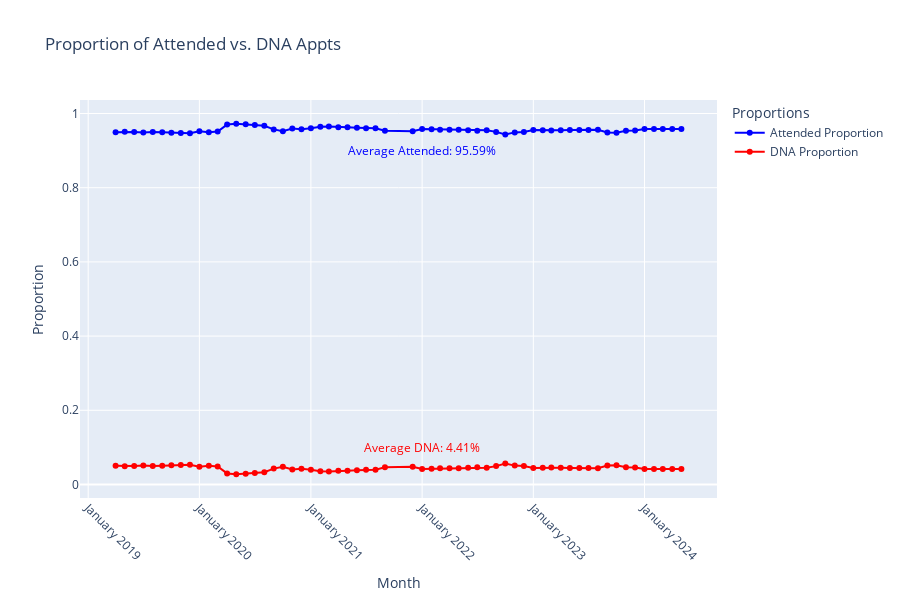

This figure's notebook cell:
### Code cell
# Calculate average attended and DNA proportions
average_attended_proportion = status_pivot_table['Attended_Proportion'].mean()
average_dna_proportion = status_pivot_table['DNA_Proportion'].mean()

# Calculate average attended and DNA proportions
average_attended_proportion = status_pivot_table['Attended_Proportion'].mean()
average_dna_proportion = status_pivot_table['DNA_Proportion'].mean()

# Create the plot
fig3_DNA1 = go.Figure()

fig3_DNA1.add_trace(go.Scatter(
    x=status_pivot_table['appointment_month'],
    y=status_pivot_table['Attended_Proportion'],
    mode='lines+markers',
    name='Attended Proportion',
    marker=dict(symbol='circle'),
    line=dict(color='blue'),
    hovertemplate=('%{x|%B %Y}<br>Attended Proportion: %{y:.2%}<extra></extra>')
))
fig3_DNA1.add_trace(go.Scatter(
    x=status_pivot_table['appointment_month'],
    y=status_pivot_table['DNA_Proportion'],
    mode='lines+markers',
    name='DNA Proportion',
    marker=dict(symbol='circle'),
    line=dict(color='red'),
    hovertemplate=('%{x|%B %Y}<br>DNA Proportion: %{y:.2%}<extra></extra>')
))
fig3_DNA1.add_annotation(
    x=pd.to_datetime('2022-01-01'),
    y=0.9,
    text=f'Average Attended: {average_attended_proportion:.2%}',
    showarrow=False,
    font=dict(color='blue', size=12)
)
fig3_DNA1.add_annotation(
    x=pd.to_datetime('2022-01-01'),
    y=0.1,
    text=f'Average DNA: {average_dna_proportion:.2%}',
    showarrow=False,
    font=dict(color='red', size=12)
)
fig3_DNA1.update_layout(
    title='Proportion of Attended vs. DNA Appts',
    xaxis_title='Month',
    yaxis_title='Proportion',
    xaxis=dict(tickformat="%B %Y", tickangle=45),
    legend_title='Proportions',
    height=600,  # Set the height to 600
)

# Get HTML string for fig3_DNA1
fig3_DNA1_html = fig3_DNA1.to_html(full_html=False, include_plotlyjs='cdn')
fig3_DNA1.show()

### Figure 1 — Plotly figure (JSON) as saved in the notebook; plotly's stock layout.template omitted (floating-point values rounded to 4 significant figures)
{"data": [{"hovertemplate": "%{x|%B %Y}<br>Attended Proportion: %{y:.2%}<extra></extra>", "line": {"color": "blue"}, "marker": {"symbol": "circle"}, "mode": "lines+markers", "name": "Attended Proportion", "type": "scatter", "x": ["2019-04-01T00:00:00", "2019-05-01T00:00:00", "2019-06-01T00:00:00", "2019-07-01T00:00:00", "2019-08-01T00:00:00", "2019-09-01T00:00:00", "2019-10-01T00:00:00", "2019-11-01T00:00:00", "2019-12-01T00:00:00", "2020-01-01T00:00:00", "2020-02-01T00:00:00", "2020-03-01T00:00:00", "2020-04-01T00:00:00", "2020-05-01T00:00:00", "2020-06-01T00:00:00", "2020-07-01T00:00:00", "2020-08-01T00:00:00", "2020-09-01T00:00:00", "2020-10-01T00:00:00", "2020-11-01T00:00:00", "2020-12-01T00:00:00", "2021-01-01T00:00:00", "2021-02-01T00:00:00", "2021-03-01T00:00:00", "2021-04-01T00:00:00", "2021-05-01T00:00:00", "2021-06-01T00:00:00", "2021-07-01T00:00:00", "2021-08-01T00:00:00", "2021-09-01T00:00:00", "2021-12-01T00:00:00", "2022-01-01T00:00:00", "2022-02-01T00:00:00", "2022-03-01T00:00:00", "2022-04-01T00:00:00", "2022-05-01T00:00:00", "2022-06-01T00:00:00", "2022-07-01T00:00:00", "2022-08-01T00:00:00", "2022-09-01T00:00:00", "2022-10-01T00:00:00", "2022-11-01T00:00:00", "2022-12-01T00:00:00", "2023-01-01T00:00:00", "2023-02-01T00:00:00", "2023-03-01T00:00:00", "2023-04-01T00:00:00", "2023-05-01T00:00:00", "2023-06-01T00:00:00", "2023-07-01T00:00:00", "2023-08-01T00:00:00", "2023-09-01T00:00:00", "2023-10-01T00:00:00", "2023-11-01T00:00:00", "2023-12-01T00:00:00", "2024-01-01T00:00:00", "2024-02-01T00:00:00", "2024-03-01T00:00:00", "2024-04-01T00:00:00", "2024-05-01T00:00:00"], "y": [0.9496, 0.9507, 0.9504, 0.9488, 0.9504, 0.9495, 0.948, 0.9473, 0.9466, 0.9523, 0.9496, 0.9516, 0.9701, 0.9727, 0.9713, 0.969, 0.9668, 0.9572, 0.9521, 0.9593, 0.9578, 0.9601, 0.9642, 0.9647, 0.9627, 0.9628, 0.9617, 0.9601, 0.9604, 0.9536, 0.9523, 0.958, 0.9575, 0.9564, 0.9563, 0.9564, 0.9548, 0.9536, 0.955, 0.9505, 0.9436, 0.9491, 0.9505, 0.9556, 0.9549, 0.9539, 0.955, 0.9553, 0.9554, 0.9558, 0.9563, 0.9488, 0.9481, 0.9536, 0.9542, 0.9583, 0.958, 0.9582, 0.958, 0.958]}, {"hovertemplate": "%{x|%B %Y}<br>DNA Proportion: %{y:.2%}<extra></extra>", "line": {"color": "red"}, "marker": {"symbol": "circle"}, "mode": "lines+markers", "name": "DNA Proportion", "type": "scatter", "x": ["2019-04-01T00:00:00", "2019-05-01T00:00:00", "2019-06-01T00:00:00", "2019-07-01T00:00:00", "2019-08-01T00:00:00", "2019-09-01T00:00:00", "2019-10-01T00:00:00", "2019-11-01T00:00:00", "2019-12-01T00:00:00", "2020-01-01T00:00:00", "2020-02-01T00:00:00", "2020-03-01T00:00:00", "2020-04-01T00:00:00", "2020-05-01T00:00:00", "2020-06-01T00:00:00", "2020-07-01T00:00:00", "2020-08-01T00:00:00", "2020-09-01T00:00:00", "2020-10-01T00:00:00", "2020-11-01T00:00:00", "2020-12-01T00:00:00", "2021-01-01T00:00:00", "2021-02-01T00:00:00", "2021-03-01T00:00:00", "2021-04-01T00:00:00", "2021-05-01T00:00:00", "2021-06-01T00:00:00", "2021-07-01T00:00:00", "2021-08-01T00:00:00", "2021-09-01T00:00:00", "2021-12-01T00:00:00", "2022-01-01T00:00:00", "2022-02-01T00:00:00", "2022-03-01T00:00:00", "2022-04-01T00:00:00", "2022-05-01T00:00:00", "2022-06-01T00:00:00", "2022-07-01T00:00:00", "2022-08-01T00:00:00", "2022-09-01T00:00:00", "2022-10-01T00:00:00", "2022-11-01T00:00:00", "2022-12-01T00:00:00", "2023-01-01T00:00:00", "2023-02-01T00:00:00", "2023-03-01T00:00:00", "2023-04-01T00:00:00", "2023-05-01T00:00:00", "2023-06-01T00:00:00", "2023-07-01T00:00:00", "2023-08-01T00:00:00", "2023-09-01T00:00:00", "2023-10-01T00:00:00", "2023-11-01T00:00:00", "2023-12-01T00:00:00", "2024-01-01T00:00:00", "2024-02-01T00:00:00", "2024-03-01T00:00:00", "2024-04-01T00:00:00", "2024-05-01T00:00:00"], "y": [0.05044, 0.04934, 0.04959, 0.05118, 0.04962, 0.05047, 0.05202, 0.05269, 0.05343, 0.04768, 0.05036, 0.04843, 0.02987, 0.02733, 0.02867, 0.03097, 0.03316, 0.04283, 0.04793, 0.04069, 0.04224, 0.0399, 0.03583, 0.03533, 0.03728, 0.03722, 0.03833, 0.03987, 0.03963, 0.04635, 0.04769, 0.04198, 0.04247, 0.04359, 0.04373, 0.04363, 0.04522, 0.04643, 0.04503, 0.04955, 0.05636, 0.05086, 0.04954, 0.04436, 0.04506, 0.04607, 0.04498, 0.04465, 0.04458, 0.04421, 0.04369, 0.05121, 0.05191, 0.04644, 0.04581, 0.0417, 0.04196, 0.04181, 0.04204, 0.042]}], "layout": {"annotations": [{"font": {"color": "blue", "size": 12}, "showarrow": false, "text": "Average Attended: 95.59%", "x": "2022-01-01T00:00:00", "y": 0.9}, {"font": {"color": "red", "size": 12}, "showarrow": false, "text": "Average DNA: 4.41%", "x": "2022-01-01T00:00:00", "y": 0.1}], "height": 600, "legend": {"title": {"text": "Proportions"}}, "title": {"text": "Proportion of Attended vs. DNA Appts"}, "xaxis": {"tickangle": 45, "tickformat": "%B %Y", "title": {"text": "Month"}}, "yaxis": {"title": {"text": "Proportion"}}}}
